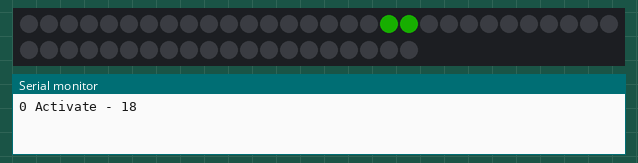
This sketch was run on a simulated ESP8266 (NodeMCU). Parts: 50 RGB LEDs in strip order, left to right, continuing on the next row, the last lines printed to the serial monitor. Dim RGB values are drawn brighter than linear; random numbers use the default seed unless the sketch sets one.

Above: at 0.45 s.
At 2.25 s:
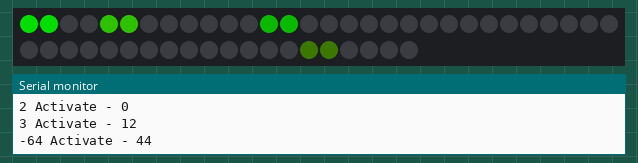
At 11.27 s:
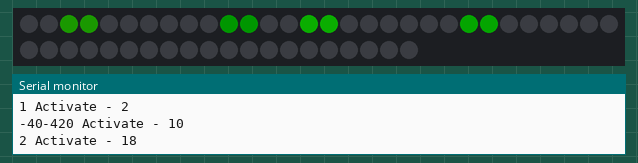
At 20.88 s:
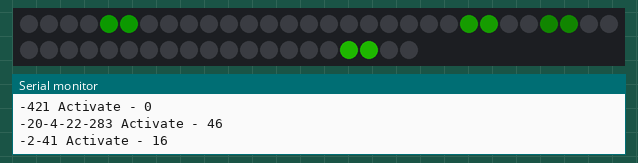
At 30.19 s:
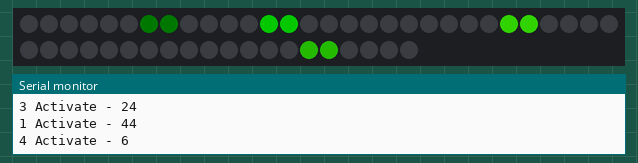
At 39.81 s:
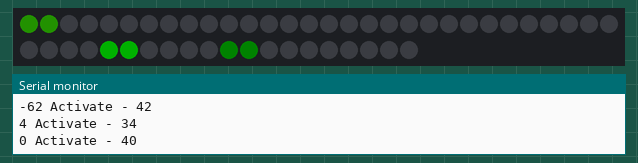

The sketch:

halloweenledstrandeyes.ino
```cpp
#include <Adafruit_NeoPixel.h>
#ifdef __AVR__
  #include <avr/power.h>
#endif

#define PIN D3

// Parameter 1 = number of pixels in strip
// Parameter 2 = Arduino pin number (most are valid)
// Parameter 3 = pixel type flags, add together as needed:
//   NEO_KHZ800  800 KHz bitstream (most NeoPixel products w/WS2812 LEDs)
//   NEO_KHZ400  400 KHz (classic 'v1' (not v2) FLORA pixels, WS2811 drivers)
//   NEO_GRB     Pixels are wired for GRB bitstream (most NeoPixel products)
//   NEO_RGB     Pixels are wired for RGB bitstream (v1 FLORA pixels, not v2)
//   NEO_RGBW    Pixels are wired for RGBW bitstream (NeoPixel RGBW products)
const int numPixels = 50;
const int numEyes = numPixels/2;
const int maxEyes = 5; // maximum number of concurrently active blinkers

// dead-time between lighting of a range of pixels
const int deadTimeMin = 20;
const int deadTimeMax = 80;

// interval between blink starts - independent of position
const int intervalMin = 10;
const int intervalMax = 100;

const int stepInterval = 10;
long lastStep = 0;

Adafruit_NeoPixel strip = Adafruit_NeoPixel(numPixels, PIN, NEO_GRB + NEO_KHZ800);

// IMPORTANT: To reduce NeoPixel burnout risk, add 1000 uF capacitor across
// pixel power leads, add 300 - 500 Ohm resistor on first pixel's data input
// and minimize distance between Arduino and first pixel.  Avoid connecting
// on a live circuit...if you must, connect GND first.

/*****************************************************************************
Blinker Class

Implements a state machine which generates a blink of random duration and color.
The blink uses two adjacent pixels and ramps the intensity up, then down, with
a random repeat now and again.
*****************************************************************************/

class blinker
{
  public:

  boolean m_active;  // blinker is in use.
  int m_deadTime;  // don't re-use this pair immediately

  int m_pos;  // position of the 'left' eye.  the 'right' eye is m_pos + 1

  int m_red;  // RGB components of the color
  int m_green;
  int m_blue;

  int m_increment;  // ramp increment - determines blink speed
  int m_repeats;  // not used
  int m_intensity;  // current ramp intensity

  public:
  // Constructor - start as inactive
  blinker()
  {
    m_active = false;
  }


  // Create a 24 bit color value from R,G,B
  uint32_t Color(byte r, byte g, byte b)
  {
    uint32_t c;
    c = r;
    c <<= 8;
    c |= g;
    c <<= 8;
    c |= b;
    return c;
  }

  // Initiate a blink at the specified pixel position
  // All other blink parameters are randomly generated
  void StartBlink(int pos)
  {
    m_pos = pos;

    // Pick a random color - skew toward red/orange/yellow part of the spectrum for extra creepyness
    m_red = random(150, 255);
    m_blue = 0;
    m_green = random(50);

    m_repeats += random(1, 3);

    // set blink speed and deadtime between blinks
    m_increment = random(1, 6);
    m_deadTime = random(deadTimeMin, deadTimeMax);

    // Mark as active and start at intensity zero
    m_active = true;
    m_intensity = 0;
  }

  // Step the state machine:
  void step()
  {
    if (!m_active)
    {
      // count down the dead-time when the blink is done
      if (m_deadTime > 0)
      {
        m_deadTime--;
      }
      return;
    }

    // Increment the intensity
    m_intensity += m_increment;
    if (m_intensity >= 175)  // max out at 75 - then start counting down
    {
      m_increment = -m_increment;
      m_intensity += m_increment;
    }
    if (m_intensity <= 0)
    {
        // make sure pixels all are off
      strip.setPixelColor(m_pos, Color(0,0,0));
      strip.setPixelColor(m_pos+1, Color(0,0,0));

      if (--m_repeats <= 0)      // Are we done?
      {
         m_active = false;
      }
      else // no - start to ramp up again
      {
          m_increment = random(1, 5);
      }
      return;
    }

    // Generate the color at the current intensity level
    int r =  map(m_red, 0, 255, 0, m_intensity);
    int g =  map(m_green, 0, 255, 0, m_intensity);
    int b =  map(m_blue, 0, 255, 0, m_intensity);
    uint32_t color = Color(g, r, b);

    // Write to both 'eyes'
    strip.setPixelColor(m_pos, color);
    strip.setPixelColor(m_pos +1, color);
  }
};

// An array of blinkers - this is the maximum number of concurrently active blinks
blinker blinkers[maxEyes];

// A delay between starting new blinks
int countdown;

void setup() {
  // This is for Trinket 5V 16MHz, you can remove these three lines if you are not using a Trinket
  #if defined (__AVR_ATtiny85__)
    if (F_CPU == 16000000) clock_prescale_set(clock_div_1);
  #endif
  // End of trinket special code
  Serial.begin(9600);
  randomSeed(analogRead(0));

  strip.begin();
  strip.show(); // Initialize all pixels to 'off'
}


void loop()
{
  if (millis() - lastStep > stepInterval)
  {
    lastStep = millis();
    --countdown;
    for(int i = 0; i < maxEyes; i++)
    {
      // Only start a blink if the countdown is expired and there is an available blinker
      if ((countdown <= 0) && (blinkers[i].m_active == false))
      {
        int newPos = random(0, numPixels/2) * 2;

        for(int j = 0; j < maxEyes; j++)
        {
          // avoid active or recently active pixels
          if ((blinkers[j].m_deadTime > 0) && (abs(newPos - blinkers[j].m_pos) < 4))
          {
            Serial.print("-");
            Serial.print(newPos);
            newPos = -1;  // collision - do not start
            break;
          }
        }

        if (newPos >= 0)  // if we have a valid pixel to start with...
        {
         Serial.print(i);
         Serial.print(" Activate - ");
         Serial.println(newPos);
         blinkers[i].StartBlink(newPos);
         countdown = random(intervalMin, intervalMax);  // random delay to next start
        }
      }
      // step all the state machines
       blinkers[i].step();
    }
    // update the strip
    strip.show();
  }
}
```
